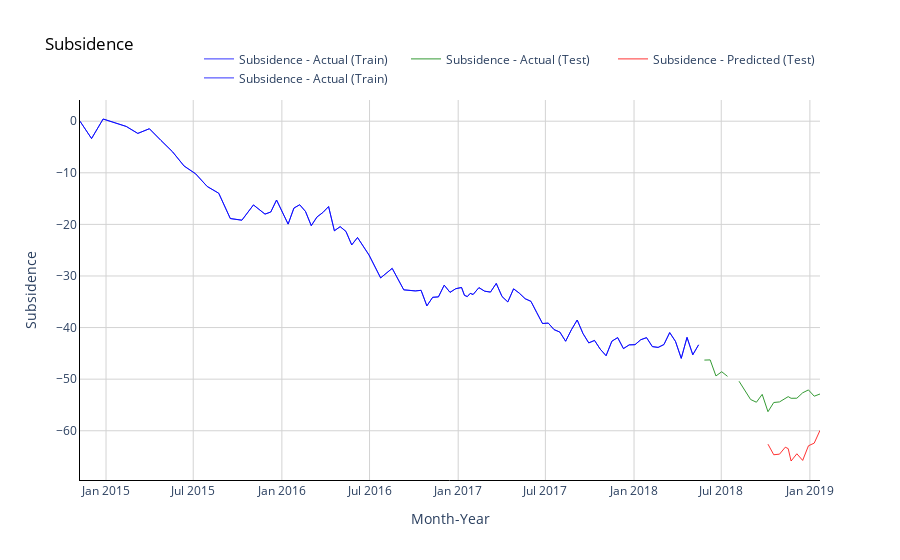

Source (notebook cell):
### Code cell
# Plot average monthly temperatures (actual and predicted) for test (out of time) data
fig = go.Figure()
fig.add_trace(go.Scatter(x=np.array(df_train.columns),
                         y=np.array(df_train.values).flatten(),
                         mode='lines',
                         name='Subsidence - Actual (Train)',
                         opacity=0.8,
                         line=dict(color='blue', width=1)
                        ))

#Trace for actual temperatures
fig.add_trace(go.Scatter(x=np.array(df_test.columns),
                         y=np.array(df_test.values).flatten(),
                         mode='lines',
                         name='Subsidence - Actual (Test)',
                         opacity=0.8,
                         line=dict(color='green', width=1)
                        ))

# Trace for predicted temperatures
fig.add_trace(go.Scatter(x=np.array(df_test.columns[-timestep:]),
                         y=pred_test.flatten(),
                         mode='lines',
                         name='Subsidence - Predicted (Test)',
                         opacity=0.8,
                         line=dict(color='red', width=1)
                        ))
fig.add_trace(go.Scatter(x=np.array(df_train.columns),
                         y=np.array(df_train.values).flatten(),
                         mode='lines',
                         name='Subsidence - Actual (Train)',
                         opacity=0.8,
                         line=dict(color='blue', width=1)
                        ))
# Change chart background color
fig.update_layout(dict(plot_bgcolor = 'white'))

# Update axes lines
fig.update_xaxes(showgrid=True, gridwidth=1, gridcolor='lightgrey', 
                 zeroline=True, zerolinewidth=1, zerolinecolor='lightgrey', 
                 showline=True, linewidth=1, linecolor='black',
                 title='Month-Year'
                )

fig.update_yaxes(showgrid=True, gridwidth=1, gridcolor='lightgrey', 
                 zeroline=True, zerolinewidth=1, zerolinecolor='lightgrey', 
                 showline=True, linewidth=1, linecolor='black',
                 title='Subsidence'
                )

# Set figure title
fig.update_layout(title=dict(text="Subsidence", font=dict(color='black')),
                  legend=dict(orientation="h", yanchor="bottom", y=1.02, xanchor="right", x=1)
                 )
fig.show()
